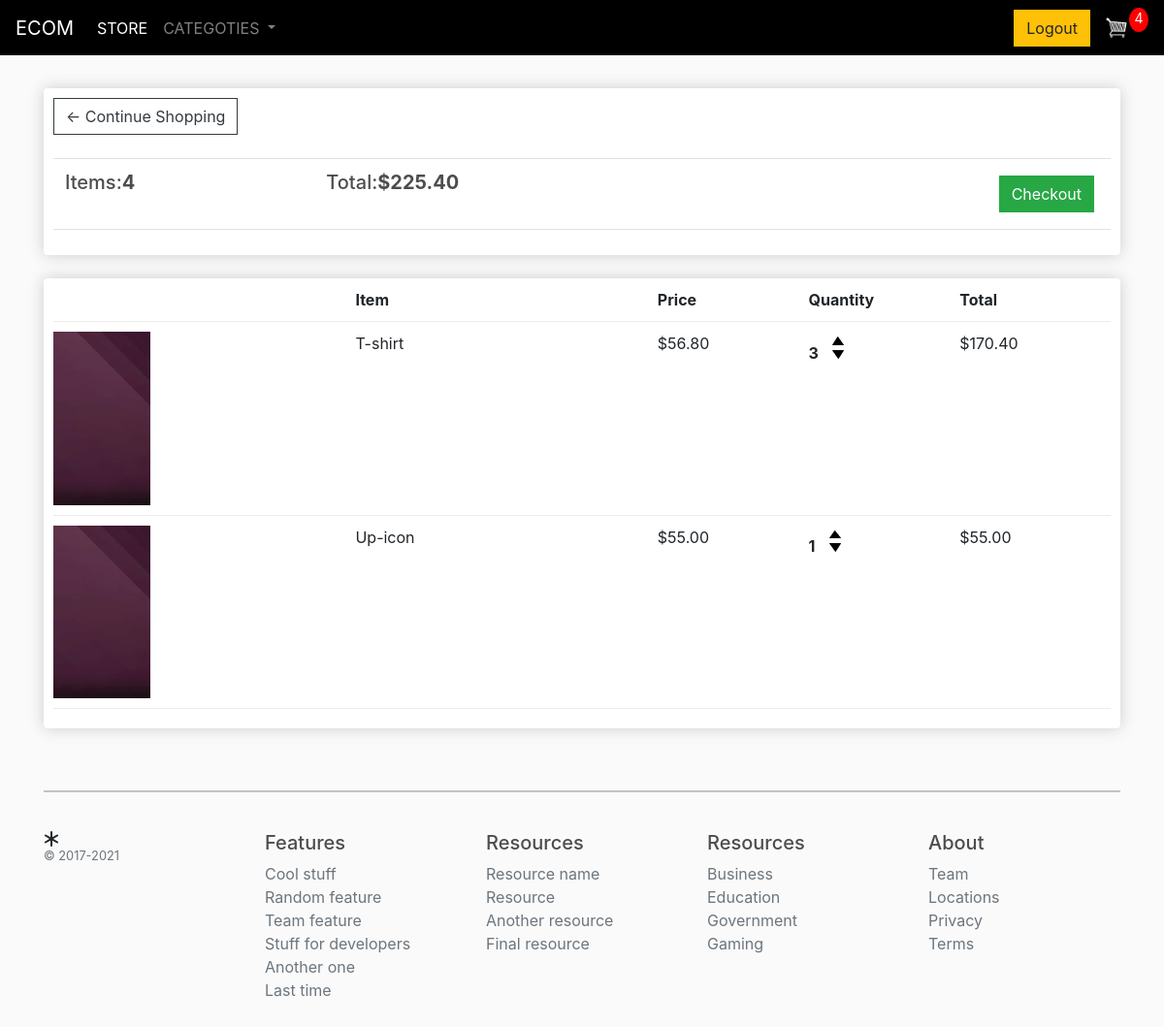
/cart/ (signed in), run on an earlier commit of the app's database.
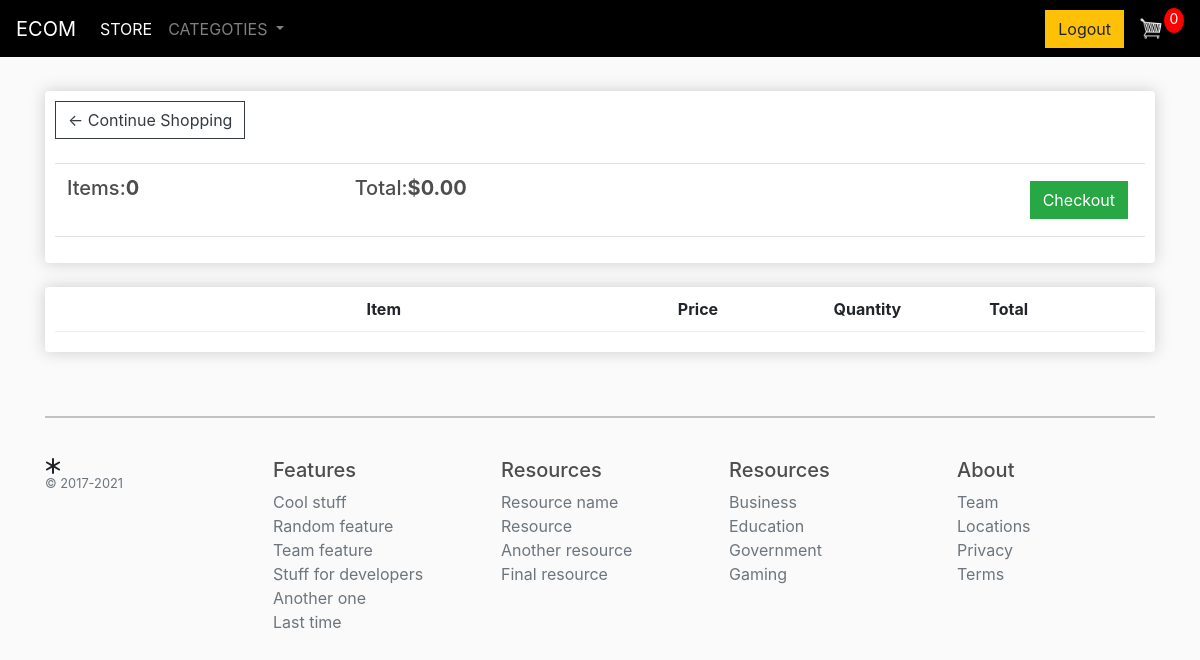
And on a later commit of the database.
### store/models.py (models this page shows, shortened)
class Order(models.Model):
    customer = models.ForeignKey(Customer, on_delete=models.SET_NULL, null=True, blank=True)
    date_orderd = models.DateTimeField(auto_now_add=True)
    complete = models.BooleanField(default=False, null=True, blank=True)
    transaction_id = models.CharField(max_length=200, null=True)
    @property
    def get_cart_total(self):
        orderitems = self.orderitem_set.all()
        total = sum([item.get_total for item in orderitems])
        return total
    @property
    def get_cart_items(self):
        orderitems = self.orderitem_set.all()
        total = sum([item.quantity for item in orderitems])
        return total

class OrderItem(models.Model):
    product = models.ForeignKey(Product, on_delete=models.SET_NULL, null=True, blank=True)
    order = models.ForeignKey(Order, on_delete=models.SET_NULL, null=True, blank=True)
    quantity = models.IntegerField(default=0, null=True, blank=True)
    date_added = models.DateTimeField(auto_now_add=True)
    @property
    def get_total(self):
        total = self.product.price * self.quantity
        return total

class Product(models.Model):
    category = models.ForeignKey(Category, related_name='product', on_delete=models.CASCADE)
    created_by = models.ForeignKey(settings.AUTH_USER_MODEL, related_name='product_creator', on_delete=models.CASCADE)
    name = models.CharField(max_length=200, null=True)
    price = models.DecimalField(max_digits=7, decimal_places=2)
    digital = models.BooleanField(default=False, null=True, blank=True)
    image = models.ImageField(null=True, blank=True, default='default.jpeg')
    slug = models.SlugField(max_length=255)
    in_stock = models.BooleanField(default=True)
    is_active = models.BooleanField(default=True)
    created = models.DateTimeField(auto_now_add=True)
    updated = models.DateTimeField(auto_now=True)
    objects = models.Manager()
    products = ProductManager()
    class Meta:
        ordering = ('-created',)
    @property
    def imageURL(self):
        try:
            url = self.image.url
        except:
            url = ""
        return url

### store/views.py (the view)
# urls.py: path('cart/', views.cart, name="cart"),
def cart(request):
    data = cartData(request)
    items = data['items']
    order = data['order']
    context = {'items': items, 'order': order}
    return render(request, 'store/cart.html', context)

### account/models.py (called while the page is built)
    def __str__(self):
        return self.user_name

### store/context_processors.py (called while the page is built)
def categories(request):
    return {'categories': Category.objects.all()}

def basket(request):
    return {'basket': Basket(request)}

def cartItems(request):
    data = cartData(request)
    cartItems = data['cartItems']
    return {'cart_items': cartItems}

### store/models.py (called while the page is built)
    def get_absolute_url(self):
        return reverse('store:category_list', args=[self.slug])

### store/utils.py (called while the page is built)
def cartData(request):
    if request.user.is_authenticated:
        customer = request.user.customer
        order, created = Order.objects.get_or_create(customer=customer, complete=False)
        items = order.orderitem_set.all()
        cartItems = order.get_cart_items
    else:
        cookieData = cookieCart(request)
        items = cookieData['items']
        order = cookieData['order']
        cartItems = cookieData['cartItems']
    return {'items': items, 'order': order, 'cartItems': cartItems}

    def __len__(self):
        return sum(item['qty'] for item in self.basket.values())

### store/templates/store/cart.html
{% extends 'store/main.html' %}
{% load static %}
{% block content %}
<div class="row">
	<div class="col-lg-12">
		<div class="box-element">
			<a  class="btn btn-outline-dark" href="{% url 'store:store' %}">&#x2190; Continue Shopping</a>
			<br>
			<br>
			<table class="table">
				<tr>
					<th><h5>Items:<strong>{{order.get_cart_items}}</strong></h5></th>
					<th><h5>Total:<strong>${{order.get_cart_total|floatformat:2}}</strong></h5></th>
					<th>
						<a  style="float:right; margin:5px;" class="btn btn-success" href="{% url 'store:checkout' %}">Checkout</a>
					</th>
				</tr>
			</table>
		</div>
		<br>
		<div class="box-element">
			<div class="cart-row">
				<div style="flex:2"></div>
				<div style="flex:2"><strong>Item</strong></div>
				<div style="flex:1"><strong>Price</strong></div>
				<div style="flex:1"><strong>Quantity</strong></div>
				<div style="flex:1"><strong>Total</strong></div>
			</div>
			{% for item in items %}
			<div class="cart-row">
				<div style="flex:2"><img class="row-image" src="{{item.product.imageURL}}"></div>
				<div style="flex:2"><p>{{item.product.name}}</p></div>
				<div style="flex:1"><p>${{item.product.price|floatformat:2}}</p></div>
				<div style="flex:1">
					<p class="quantity">{{item.quantity}}</p>
					<div class="quantity">
						<img data-product="{{item.product.id}}" data-action="add" class="chg-quantity update-cart" src="{% static  'images/arrow-up.png' %}">
						<img data-product="{{item.product.id}}" data-action="remove" class="chg-quantity update-cart" src="{% static  'images/arrow-down.png' %}">
					</div>
				</div>
				<div style="flex:1"><p>${{item.get_total}}</p></div>
			</div>
			{% endfor %}
		</div>
	</div>
</div>
{% endblock content %}

What changed in the data, as far as the page shows it:
no longer on this page (row edited): Order: get_cart_items "4", get_cart_total "225.40"
no longer on this page (row edited): OrderItem: product.imageURL (placeholder picture), product.name "T-shirt", product.price "56.80", quantity "3", get_total "170.40"
no longer on this page (row edited): OrderItem: product.imageURL (placeholder picture), product.name "Up-icon", product.price "55.00", quantity "1", get_total "55.00"
now on this page (row edited): Order: get_cart_items "0", get_cart_total "0.00"
Also different on the page:
{{ cart_items }}: "4" → "0"
